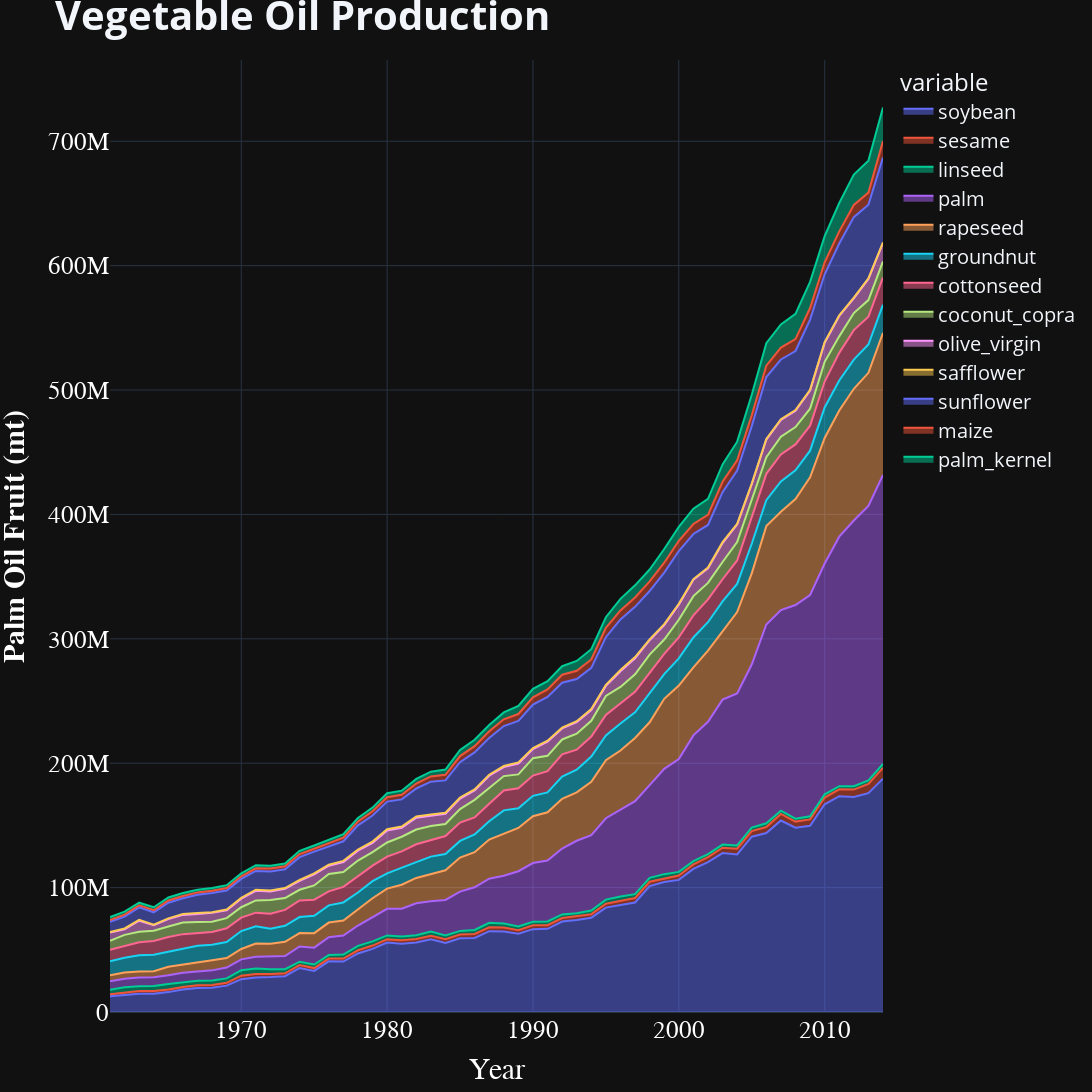

Notebook source saved alongside this figure:
### Code cell
veg_oil_prodn_fig = px.area(
    veg_oil_yearly_production,
    x='Year',
    y=veg_oil_yearly_production.columns[1:]
)
veg_oil_prodn_fig.update_traces(textfont_size=16, hovertemplate=None)
veg_oil_prodn_fig.update_layout(hovermode="x")
veg_oil_prodn_fig.update_layout(title_text="<b>Vegetable Oil Production<b>",title_font_size=40, legend_font_size=20, width=1800, height=1400)  # Add figure title
veg_oil_prodn_fig.update_xaxes(title_text="</b>Year</b>", title_font=dict(size=30, family='Verdana', color='white'), tickfont=dict(family='Calibri', color='white', size=25))  # format x-axis
veg_oil_prodn_fig.update_yaxes(title_text="<b>Palm Oil Fruit (mt)</b>", title_font=dict(size=30, family='Verdana', color='white'), tickfont=dict(family='Calibri', color='white', size=25))  # Format y-axes
veg_oil_prodn_fig.show()
